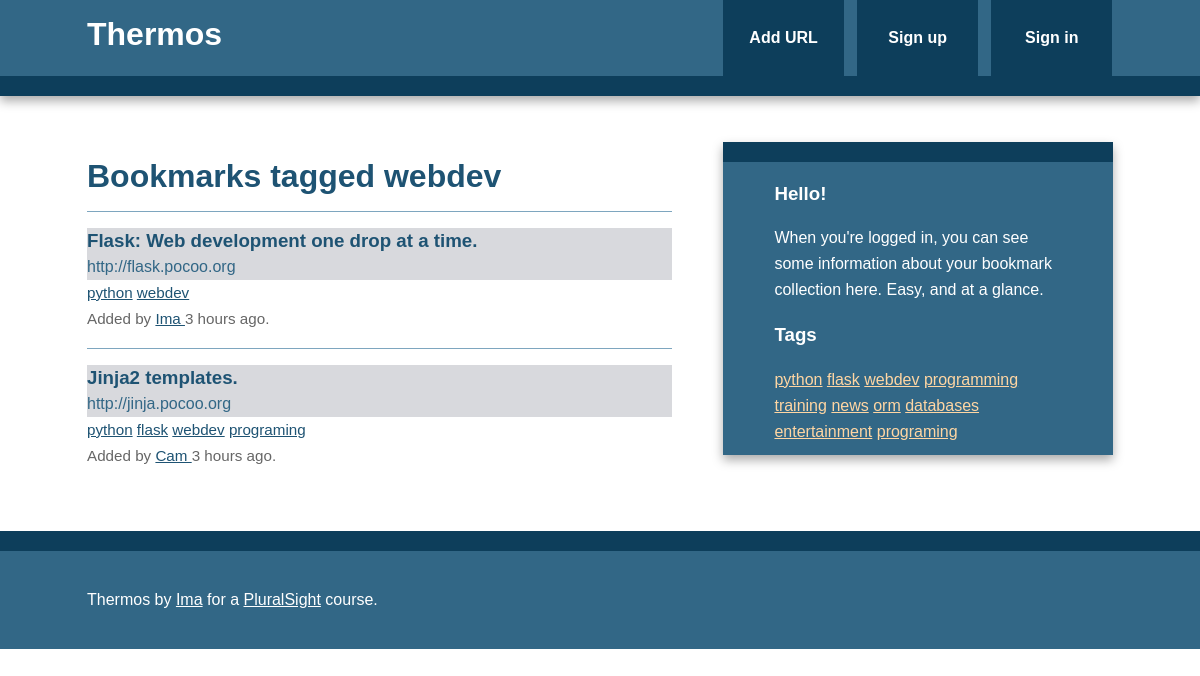
The page /bookmarks/tag/webdev on the database its author committed.
### thermos/models.py (models this page shows, shortened)
class Tag(db.Model):
    id = db.Column(db.Integer, primary_key=True)
    name = db.Column(db.String(25), nullable=False, unique=True, index=True)
    @staticmethod
    def all():
        return Tag.query.all()
    def __repr__(self):
        return self.name

class Bookmark(db.Model):
    id = db.Column(db.Integer, primary_key=True)
    url = db.Column(db.Text, nullable=False)
    date = db.Column(db.DateTime, default=datetime.utcnow)
    description = db.Column(db.String(300))
    user_id = db.Column(db.Integer, db.ForeignKey('user.id'), nullable=False)
    _tags = db.relationship("Tag", secondary=tags, lazy='joined',
                            backref=db.backref("bookmarks", lazy="dynamic"))
    @property
    def tags(self):
        return ",".join([t.name for t in self._tags])
    @tags.setter
    def tags(self, string):
        if string:
            self._tags = [Tag.get_or_create(name) for name in string.split(',')]
        else:
            self._tags = []

class User(db.Model, UserMixin):
    id = db.Column(db.Integer, primary_key=True)
    username = db.Column(db.String(80), unique=True)
    email = db.Column(db.String(120), unique=True)
    bookmarks = db.relationship('Bookmark', backref='user', lazy='dynamic')
    password_hash = db.Column(db.String)
    @property
    def password(self):
        raise AttributeError('password: write-only field')

### thermos/bookmarks/views.py (the view)
@bookmarks.route('/tag/<name>')
def tag(name):
    tag = Tag.query.filter_by(name=name).first_or_404()
    return render_template('tag.html', tag=tag)

### thermos/main/views.py (called while the page is built)
@main.app_context_processor
def inject_tags():
    return dict(all_tags=Tag.all)

### thermos/templates/tag.html (shortened to what this page needs)
{% extends "base.html" %}
{% block content %}
    <article>
        <header>
            <h1>Bookmarks tagged {{ tag }}</h1>
            {% if tag.bookmarks.count() > 0 %}
                {% with bookmarks=tag.bookmarks %}
                    {% include "bookmark_list.html" %}
                {% endwith %}
            {% else %}
                There are no bookmarks with this tag.
            {% endif %}
        </header>
    </article>
{% endblock %}

### thermos/templates/base.html (shortened to what this page needs)
<!doctype html>
<html class="no-js" lang="">
    <head>
        {% block styles %}
          <link rel="stylesheet" href="{{ url_for('static', filename='css/normalize.min.css') }}">
          <link rel="stylesheet" href="{{ url_for('static', filename='css/main.css') }}">
        {% endblock %}
    </head>
    <body>
        <div class="header-container">
            <header class="wrapper clearfix">
                <a href="{{ url_for('main.index') }}"><h1 class="title">Thermos</h1></a>
                <nav>
                    <ul>
                        <li><a href="{{url_for('bookmarks.add')}}">Add URL</a></li>
                        {% if current_user.is_authenticated %}
                          <li>
                            <a href="{{ url_for('bookmarks.user', username=current_user.username)}}">Bookmarks</a>
                          </li>
                          <li>
                            <a href="{{ url_for('auth.logout') }}">Sign out</a>
                          </li>
                        {% else %}
                          <li>
                            <a href="{{ url_for('auth.signup')}}">Sign up</a>
                          </li>
                          <li>
                            <a href="{{ url_for('auth.login') }}">Sign in</a>
                          </li>
                        {% endif %}
                    </ul>
                </nav>
            </header>
        </div>
        <div class="main-container">
            <div class="main wrapper clearfix">
              {% block content %}
              {% endblock %}
              {% block sidebar %}
              <aside>
                  {% if current_user.is_authenticated %}
                    <h3>Hello, {{ current_user.username }}!</h3>
                    <ul>
                      <li>You have {{ current_user.bookmarks.count()}} bookmarks so far!</li>
                    </ul>
                  {% else %}
                      <h3>Hello!</h3>
                      <p>
                        When you're logged in, you can see some information about your bookmark collection here.  Easy, and at a glance.
                      </p>
                  {% endif %}
                  <h3>Tags</h3>
                  {% for t in all_tags() %}
                    <a href="{{ url_for('bookmarks.tag', name=t) }}">{{t}}</a>
                  {% endfor %}
              </aside>
              {% endblock %}
            </div>
        </div>
        <div class="footer-container">
            <footer class="wrapper">
                <p>Thermos by <a href="http://blinkwink.org">Ima</a> for a <a href="http://pluralsight.com">PluralSight</a> course.</p>
            </footer>
        </div>
    </body>
</html>

### thermos/templates/bookmark_list.html
<ul class="bookmarks">
    {% for bookmark in bookmarks %}
        <li>
            {% include "bookmark.html" %}
        </li>
    {% endfor %}
</ul>

### thermos/templates/bookmark.html (shortened to what this page needs)
<div class="bookmark">
    <a class="header" href="{{ bookmark.url }}">
        <h3 class="description">
            {{ bookmark.description|truncate(50, killwords=True)}}
        </h3>
        <span class="url">
            {{ bookmark.url|truncate(50, killwords=True) }}
        </span>
    </a>
    <div class="info">
        <span class="tags">
            {% if bookmark.tags %}
                {% for t in bookmark._tags %}
                    <a href="{{url_for('bookmarks.tag', name=t)}}">{{ t }}</a>
                {% endfor %}
            {%else%}
                No tags.
            {% endif %}
        </span>
        <br>
        Added by <a href="{{ url_for('bookmarks.user', username=bookmark.user.username) }}">
            {{bookmark.user.username}}
        </a>
        {{ moment(bookmark.date).fromNow() }}.
    </div>
</div>

### thermos/static/css/main.css (style rules this page uses)
html, button, input, select, textarea { color: #222; }
html { font-size: 1em; line-height: 1.4; }
body { font: 16px/26px Helvetica, Helvetica Neue, Arial; }
.wrapper { width: 90%; margin: 0 5%; }
.header-container { border-bottom: 20px solid #0D3E5B; }
.footer-container, .main aside { border-top: 20px solid #0D3E5B; }
.header-container, .footer-container, .main aside { background: #326786; }
.title { color: white; }
nav ul { margin: 0; padding: 0; list-style-type: none; }
nav a { display: block; margin-bottom: 10px; padding: 15px 0; text-align: center; text-decoration: none; font-weight: bold; color: white; background: #0D3E5B; }
.main { padding: 30px 0; }
.main article h1 { font-size: 2em; }
.main aside { color: white; padding: 0px 5% 10px; }
.footer-container footer { color: white; padding: 20px 0; }
a, a:visited { color: #1E5373; }
h1, h2, h3, h4, h5, h6 { color: #1E5373; }
aside a { color: #FFD6A3; }
.main aside h3, footer h3, footer a, footer a:visited { color: white; }
ul.bookmarks { list-style: none none; padding-left: 0; }
.bookmark { padding-bottom: .5em; border-top: 1px solid #7EA6BF; padding: 1em 0; }
a.header { color: #326786; text-decoration: none; background-color: #D8D9DD; display: block; }
a.header h3 { margin: 0 0; }
div.info { font-size: .95em; color: #666666; }
@media only screen and (min-width: 480px) { nav a { float: left; width: 27%; margin: 0 1.7%; padding: 25px 2%; margin-bottom: 0; } }
@media only screen and (min-width: 480px) { nav li:first-child a { margin-left: 0; } }
@media only screen and (min-width: 480px) { nav li:last-child a { margin-right: 0; } }
@media only screen and (min-width: 480px) { nav ul li { display: inline; } }
@media only screen and (min-width: 768px) { .header-container, .main aside { -webkit-box-shadow: 0 5px 10px #aaa; -moz-box-shadow: 0 5px 10px #aaa; box-shadow: 0 5px 10px #aaa; } }
@media only screen and (min-width: 768px) { .title { float: left; } }
@media only screen and (min-width: 768px) { nav { float: right; width: 38%; } }
@media only screen and (min-width: 768px) { .main article { float: left; width: 57%; } }
@media only screen and (min-width: 768px) { .main aside { float: right; width: 28%; } }
@media only screen and (min-width: 1140px) { .wrapper { width: 1026px; margin: 0 auto; } }
.clearfix:before, .clearfix:after { content: " "; display: table; }
.clearfix:after { clear: both; }
.clearfix { *zoom: 1; }

### rows shown on the page
Tag: name "webdev"
Bookmark: description "Flask: Web development one drop at a time.", url "http://flask.pocoo.org", user.username "Ima", date "3 hours ago"
Tag: name "python"
Bookmark: description "Jinja2 templates.", url "http://jinja.pocoo.org", user.username "Cam", date "3 hours ago"
Tag: name "flask"
Tag: name "programing"
Tag: name "programming"
Tag: name "training"
Tag: name "news"
Tag: name "orm"
Tag: name "databases"
Tag: name "entertainment"
